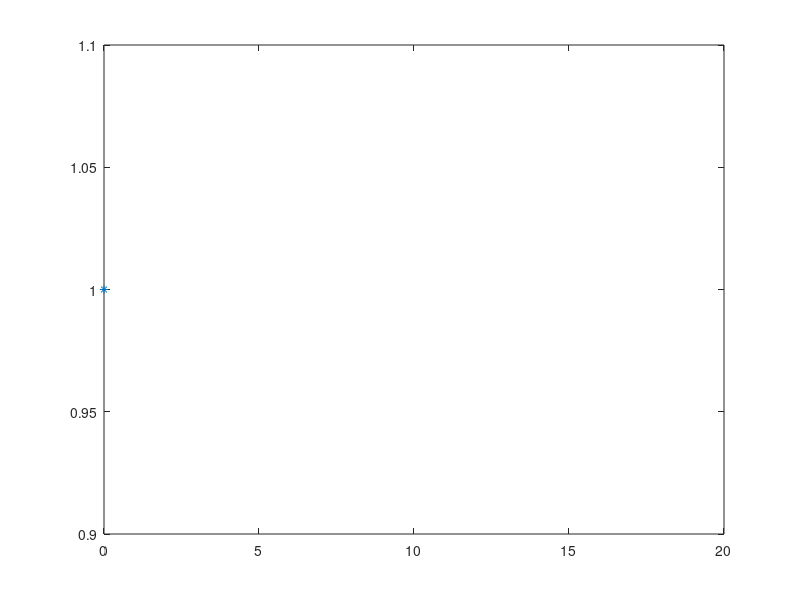

This figure's MATLAB source:
clear

p = input("p = ");
N = input("Nr. of simulations = ");

for i = 1:N
    X(i) = 0;
    while rand >= p
        X(i) = X(i) + 1;
    end
end

k = 0:15;
U_X = unique(X);
n_X = hist(X, length(U_X));
relativ_frequencies = n_X / N;
plot(U_X, relativ_frequencies, "*", k, geopdf(k, p), "r*")